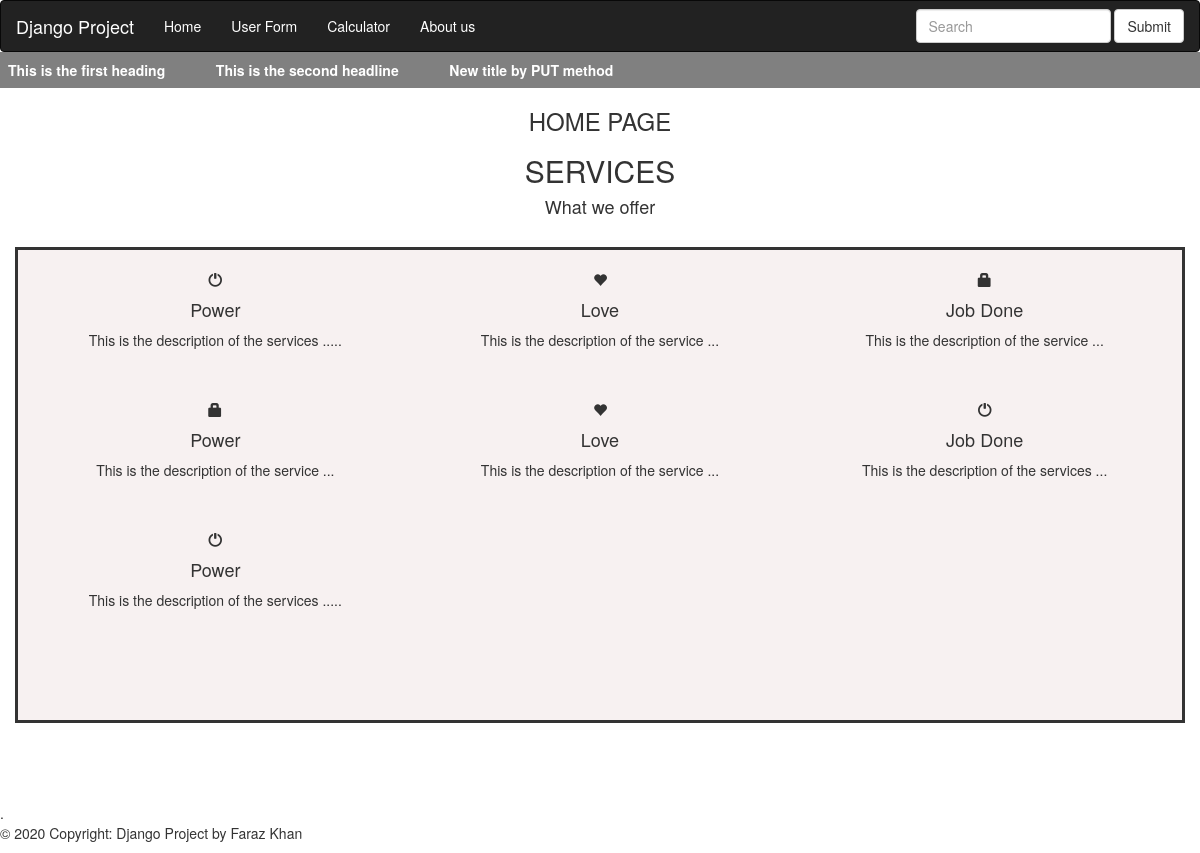
Before: / with the older database file.
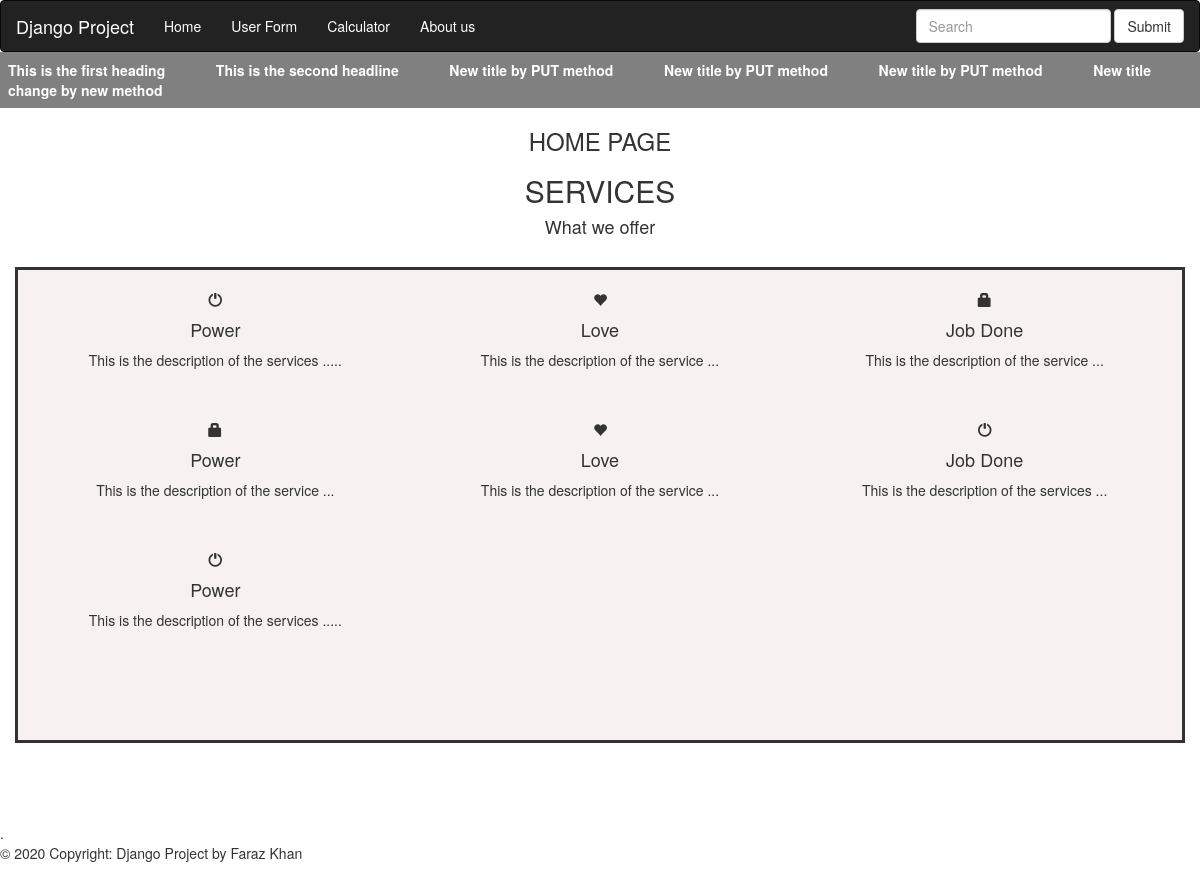
After: the same page with the newer database file.
### news/models.py (models this page shows)
class News(models.Model):
    news_title = models.CharField(max_length=100)
    news_des = HTMLField()

### service/models.py (models this page shows)
class Service(models.Model):
    service_icon = models.CharField(max_length=50)
    service_title = models.CharField(max_length=50)
    service_des = models.TextField(max_length=50)

### mysite/views.py (the view)
# urls.py: path('', views.homePage, name='homePage'),
def homePage(request):
    newsData = News.objects.all()
    serviceData = Service.objects.all()
    data = {
        'title': "HOME PAGE",
        'bdata': "HOME PAGE",
        'serviceData': serviceData,
        'newsData': newsData
    }
    return render(request, "index.html", data)

### templates/index.html (shortened to what this page needs)
{% extends 'base.html' %}#
{% block content %}
    <marquee style="background: gray;  padding:8px;" onmouseover="stop()" onmouseout = "start()">
      {% for news in newsData  %}
      <a href= "/newsdetail/{{news.id}}" style= "color: white;"><b>{{news.news_title}}</b></a>
      {% endfor %}
    </marquee>
   <div class="container-fluid text-center">
      <h3>{{bdata}}</h3>
      <h2>SERVICES</h2>
      <h4>What we offer</h4>
      <br>
      <div style = "border-style: solid; background:rgb(247, 241, 241); padding:20px" >
        <div class="row" >
          {% for service in serviceData  %}
          <div class="col-sm-4">
            <span class="glyphicon {{service.service_icon}}"></span>
            <h4>{{service.service_title}}</h4>
            <p>{{service.service_des}} </p><br/><br/>
          </div>
          {% endfor %}
        </div><br><br>
      </div>
    </div>
    <br/><br/><br/><br/>.
{% endblock content %}

### templates/base.html (shortened to what this page needs)
<!DOCTYPE html>
<html lang="en">
<head>
    <link rel="stylesheet" href="https://maxcdn.bootstrapcdn.com/bootstrap/3.4.1/css/bootstrap.min.css">
</head>
<body>
    <nav class="navbar navbar-inverse" style="margin:0">
        <div class="container-fluid">
            <div class="navbar-header">
                <a class="navbar-brand" href="/" style="color:white">Django Project</a>
            </div>
            <ul class="nav navbar-nav">
                <li><a href="/" style="color:white"> Home</a></li>
                <li><a href="/userform" style="color:white">User Form</a></li>
                <li><a href="/calculator" style="color:white">Calculator</a></li>
                <li><a href="/aboutus" style="color:white">About us</a></li>
            </ul>
            <form class="navbar-form navbar-right" action="">
                <div class="form-group">
                    <input type="text" class="form-control" placeholder="Search" name="search">
                </div>
                <button type="submit" class="btn btn-default">Submit</button>
            </form>
        </div>
    </nav>
        {% block content %} {% endblock content %}
    <footer class="footers">
        <p> © 2020 Copyright: Django Project by Faraz Khan </p>
    </footer>
</body>
</html>

Changed rows visible on the page:
added News: news_title "New title by PUT method"
added News: news_title "New title by PUT method"
added News: news_title "New title change by new method"
